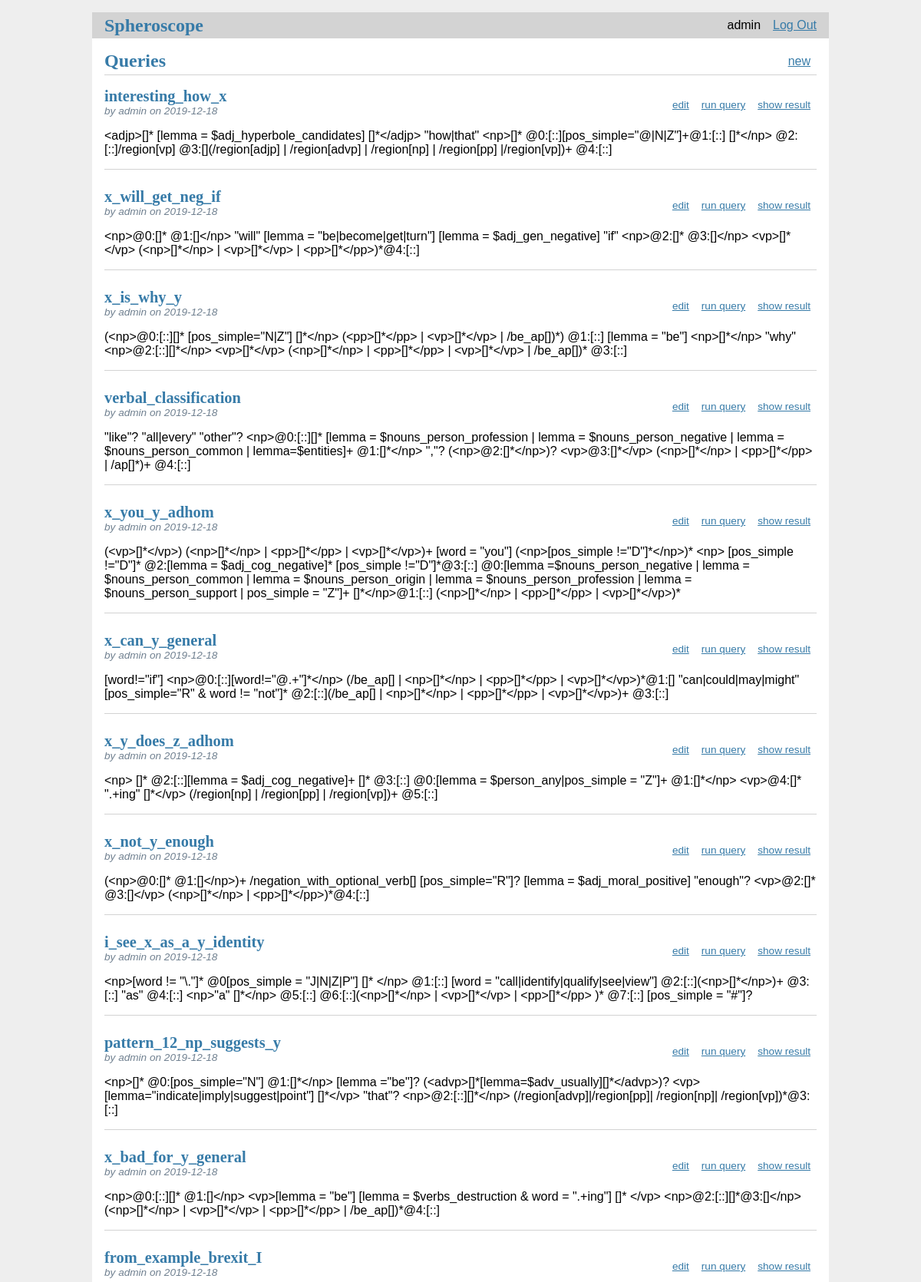
The app's page /queries/ (signed in, upper part) with its own data.
### tables this page shows
CREATE TABLE users (
  id INTEGER PRIMARY KEY AUTOINCREMENT,
  username TEXT UNIQUE NOT NULL,
  password TEXT NOT NULL
);

CREATE TABLE queries (
  id INTEGER PRIMARY KEY AUTOINCREMENT,
  author_id INTEGER NOT NULL,
  created TIMESTAMP NOT NULL DEFAULT CURRENT_TIMESTAMP,
  title TEXT NOT NULL,
  query TEXT NOT NULL,
  anchors TEXT,
  regions TEXT,
  pattern INTEGER,
  FOREIGN KEY (author_id) REFERENCES users (id)
);

### spheroscope/queries.py (the view)
@bp.route('/')
@login_required
def index():
    db = get_db()
    queries = db.execute(
        'SELECT qu.id, title, query, created, author_id, username, anchors, regions, pattern'
        ' FROM queries qu JOIN users u ON qu.author_id = u.id'
        ' ORDER BY created DESC'
    ).fetchall()
    return render_template('queries/index.html', queries=queries)

### spheroscope/auth.py (called while the page is built)
@bp.before_app_request
def load_logged_in_user():
    user_id = session.get('user_id')
    if user_id is None:
        g.user = None
    else:
        g.user = get_db().execute(
            'SELECT * FROM users WHERE id = ?', (user_id,)
        ).fetchone()

def login_required(view):
    @functools.wraps(view)
    def wrapped_view(**kwargs):
        if g.user is None:
            return redirect(url_for('auth.login'))
        return view(**kwargs)
    return wrapped_view

### spheroscope/db.py (called while the page is built)
def get_db():
    if 'db' not in g:
        g.db = sqlite3.connect(
            current_app.config['DATABASE'],
            detect_types=sqlite3.PARSE_DECLTYPES
        )
        g.db.row_factory = sqlite3.Row
    return g.db

### spheroscope/templates/queries/index.html
{% extends 'base.html' %}
{% block header %}
<h1>{% block title %}Queries{% endblock %}</h1>
{% if g.user %}
<a class="action" href="{{ url_for('queries.create') }}">new</a>
{% endif %}
{% endblock %}
{% block content %}
{% for query in queries %}
<article class="post">
  <header>
    <div>
      <h1>{{ query['title'] }}</h1>
      <div class="about">by {{ query['username'] }} on {{ query['created'].strftime('%Y-%m-%d') }}</div>
    </div>
    {% if g.user['id'] == query['author_id'] %}
    <a class="action" href="{{
			    url_for('queries.update', id=query['id'])
			    }}">edit</a>
    <a class="action" href="{{
			    url_for('queries.run', id=query['id'])
			    }}">run query</a>
    <a class="action" href="{{
			    url_for('queries.show_result', id=query['id'])
			    }}">show result</a>
    {% endif %}
  </header>
  <p class="body">{{ query['query'] }}</p>
</article>
{% if not loop.last %}
<hr>
{% endif %}
{% endfor %}
{% endblock %}

### spheroscope/templates/base.html (shortened to what this page needs)
<!doctype html>
<link rel="stylesheet" href="{{ url_for('static', filename='style.css') }}">
<nav>
  <h1><a href="{{ url_for('index') }}">Spheroscope</a></h1>
  <ul>
    {% if g.user %}
      <li><span>{{ g.user['username'] }}</span>
      <li><a href="{{ url_for('auth.logout') }}">Log Out</a>
    {% else %}
      <li><a href="{{ url_for('auth.register') }}">Register</a>
      <li><a href="{{ url_for('auth.login') }}">Log In</a>
    {% endif %}
  </ul>
</nav>
<section class="content">
  <header>
    {% block header %}{% endblock %}
  </header>
  {% block content %}{% endblock %}
</section>

### spheroscope/static/style.css (style rules this page uses)
h1 { font-family: serif; color: #377ba8; margin: 1rem 0; }
a { color: #377ba8; }
hr { border: none; border-top: 1px solid lightgray; }
nav { background: lightgray; display: flex; align-items: center; padding: 0 0.5rem; }
nav h1 { flex: auto; margin: 0; }
nav h1 a { text-decoration: none; padding: 0.25rem 0.5rem; }
nav ul { display: flex; list-style: none; margin: 0; padding: 0; }
nav ul li a, nav ul li span, header .action { display: block; padding: 0.5rem; }
.content { padding: 0 1rem 1rem; }
.content > header { border-bottom: 1px solid lightgray; display: flex; align-items: flex-end; }
.content > header h1 { flex: auto; margin: 1rem 0 0.25rem 0; }
.post > header { display: flex; align-items: flex-end; font-size: 0.85em; }
.post > header > div:first-of-type { flex: auto; }
.post > header h1 { font-size: 1.5em; margin-bottom: 0; }
.post .about { color: slategray; font-style: italic; }
.post .body { white-space: pre-line; }
.content:last-child { margin-bottom: 0; }

### records on screen
users: user.username "admin"
queries: title "interesting_how_x", username "admin", created "2019-12-18", query "<adjp>[]* [lemma = $adj_hyperbole_candidates] []*</adjp> \"how|that\" <np>[]* @0:[::][pos_simple=\"@|N|Z\"]+@1:[::] []*</np> @2:[::]/region[vp] @3:[](/region[adjp] | /region[advp] | /region[np] | /region[pp] |/region[vp])+ @4:[::]"
queries: title "x_will_get_neg_if", username "admin", created "2019-12-18", query "<np>@0:[]* @1:[]</np> \"will\" [lemma = \"be|become|get|turn\"] [lemma = $adj_gen_negative] \"if\" <np>@2:[]* @3:[]</np> <vp>[]*</vp> (<np>[]*</np> | <vp>[]*</vp> | <pp>[]*</pp>)*@4:[::]"
queries: title "x_is_why_y", username "admin", created "2019-12-18", query "(<np>@0:[::][]* [pos_simple=\"N|Z\"] []*</np> (<pp>[]*</pp> | <vp>[]*</vp> | /be_ap[])*) @1:[::] [lemma = \"be\"] <np>[]*</np> \"why\" <np>@2:[::][]*</np> <vp>[]*</vp> (<np>[]*</np> | <pp>[]*</pp> | <vp>[]*</vp> | /be_ap[])* @3:[::]"
queries: title "verbal_classification", username "admin", created "2019-12-18", query "\"like\"? \"all|every\" \"other\"? <np>@0:[::][]* [lemma = $nouns_person_profession | lemma = $nouns_person_negative | lemma = $nouns_person_common | lemma=$entities]+ @1:[]*</np> \",\"? (<np>@2:[]*</np>)? <vp>@3:[]*</vp> (<np>[]*</np> | <pp>[]*</pp> | /ap[]*)+ @4:[::]"
queries: title "x_you_y_adhom", username "admin", created "2019-12-18", query "(<vp>[]*</vp>) (<np>[]*</np> | <pp>[]*</pp> | <vp>[]*</vp>)+ [word = \"you\"] (<np>[pos_simple !=\"D\"]*</np>)* <np> [pos_simple !=\"D\"]* @2:[lemma = $adj_cog_negative]* [pos_simple !=\"D\"]*@3:[::] @0:[lemma =$nouns_person_negative | lemma = $nouns_person_common | lemma = $nouns_person_origin | lemma = $nouns_person_profession | lemma = $nouns_person_support | pos_simple = \"Z\"]+ []*</np>@1:[::] (<np>[]*</np> | <pp>[]*</pp> | <vp>[]*</vp>)*"
queries: title "x_can_y_general", username "admin", created "2019-12-18", query "[word!=\"if\"] <np>@0:[::][word!=\"@.+\"]*</np> (/be_ap[] | <np>[]*</np> | <pp>[]*</pp> | <vp>[]*</vp>)*@1:[] \"can|could|may|might\" [pos_simple=\"R\" & word != \"not\"]* @2:[::](/be_ap[] | <np>[]*</np> | <pp>[]*</pp> | <vp>[]*</vp>)+ @3:[::]"
queries: title "x_y_does_z_adhom", username "admin", created "2019-12-18", query "<np> []* @2:[::][lemma = $adj_cog_negative]+ []* @3:[::] @0:[lemma = $person_any|pos_simple = \"Z\"]+ @1:[]*</np> <vp>@4:[]* \".+ing\" []*</vp> (/region[np] | /region[pp] | /region[vp])+ @5:[::]"
queries: title "x_not_y_enough", username "admin", created "2019-12-18", query "(<np>@0:[]* @1:[]</np>)+ /negation_with_optional_verb[] [pos_simple=\"R\"]? [lemma = $adj_moral_positive] \"enough\"? <vp>@2:[]* @3:[]</vp> (<np>[]*</np> | <pp>[]*</pp>)*@4:[::]"
queries: title "i_see_x_as_a_y_identity", username "admin", created "2019-12-18", query "<np>[word != \"\\.\"]* @0[pos_simple = \"J|N|Z|P\"] []* </np> @1:[::] [word = \"call|identify|qualify|see|view\"] @2:[::](<np>[]*</np>)+ @3:[::] \"as\" @4:[::] <np>\"a\" []*</np> @5:[::] @6:[::](<np>[]*</np> | <vp>[]*</vp> | <pp>[]*</pp> )* @7:[::] [pos_simple = \"#\"]?"
queries: title "pattern_12_np_suggests_y", username "admin", created "2019-12-18", query "<np>[]* @0:[pos_simple=\"N\"] @1:[]*</np> [lemma =\"be\"]? (<advp>[]*[lemma=$adv_usually][]*</advp>)? <vp>[lemma=\"indicate|imply|suggest|point\"] []*</vp> \"that\"? <np>@2:[::][]*</np> (/region[advp]|/region[pp]| /region[np]| /region[vp])*@3:[::]"
queries: title "x_bad_for_y_general", username "admin", created "2019-12-18", query "<np>@0:[::][]* @1:[]</np> <vp>[lemma = \"be\"] [lemma = $verbs_destruction & word = \".+ing\"] []* </vp> <np>@2:[::][]*@3:[]</np> (<np>[]*</np> | <vp>[]*</vp> | <pp>[]*</pp> | /be_ap[])*@4:[::]"
queries: title "from_example_brexit_I", username "admin", created "2019-12-18"
